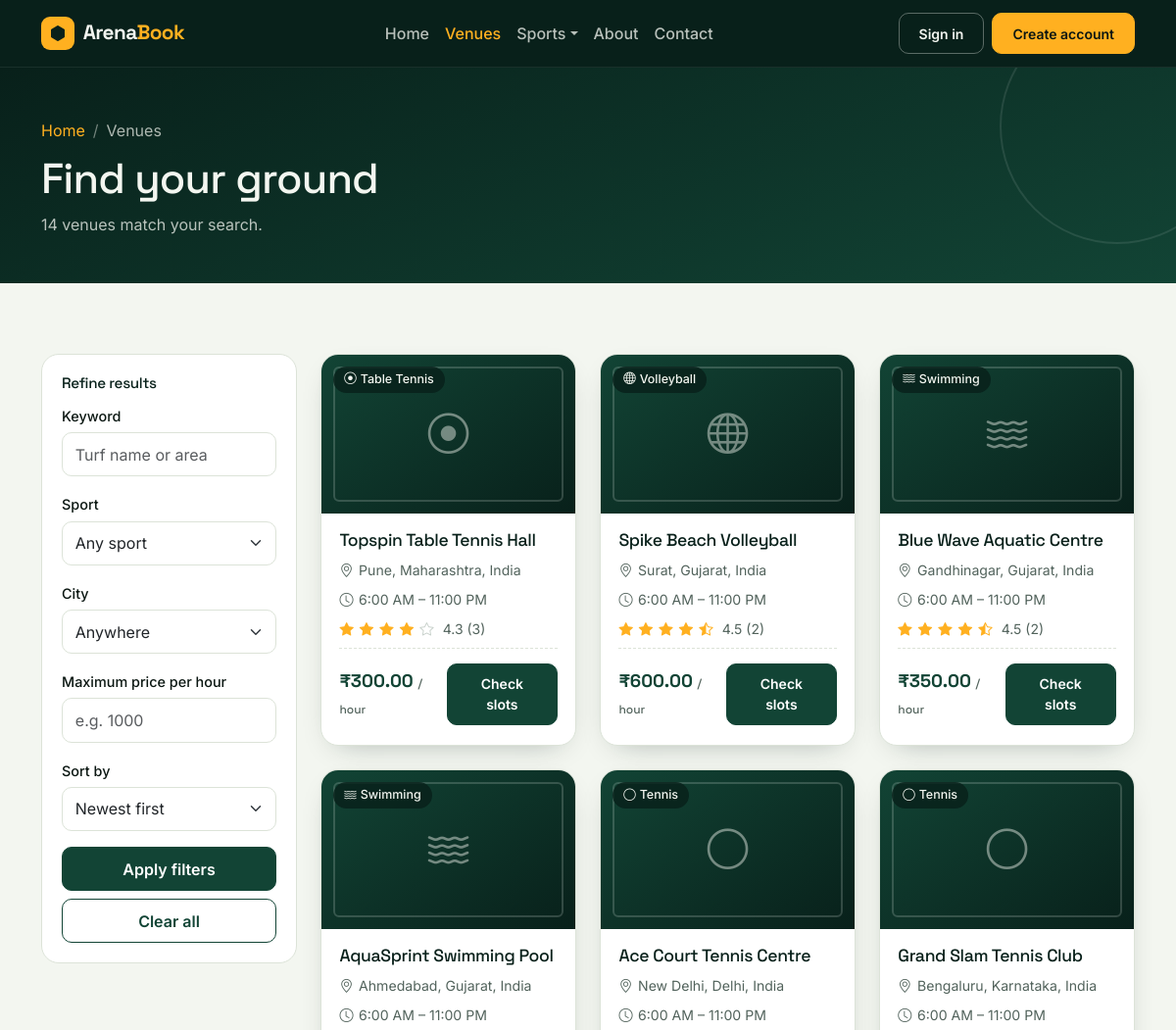
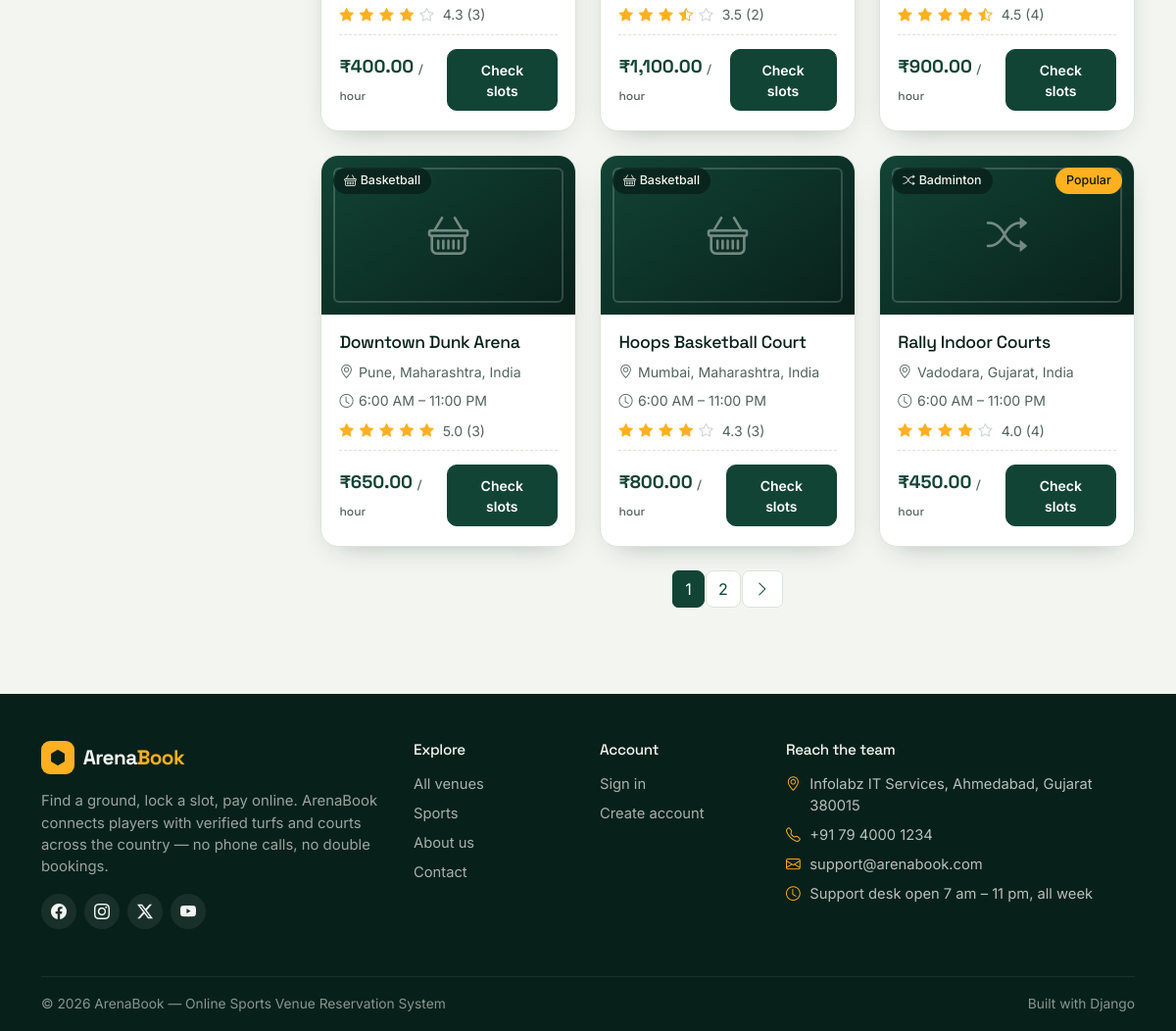
Screenshot of /venues/ with the database file from the repository (2 pictures, top to bottom).
### arena/models.py (models this page shows, shortened)
class Turf(models.Model):
    turf_name = models.CharField(max_length=150)
    description = models.TextField(blank=True)
    category = models.ForeignKey(
        SportCategory, on_delete=models.CASCADE, related_name="turfs"
    )
    address = models.TextField()
    city = models.ForeignKey(City, on_delete=models.SET_NULL, null=True, blank=True)
    state = models.ForeignKey(State, on_delete=models.SET_NULL, null=True, blank=True)
    country = models.ForeignKey(Country, on_delete=models.SET_NULL, null=True, blank=True)
    price_per_hour = models.DecimalField(max_digits=10, decimal_places=2)
    open_time = models.TimeField(default=time(6, 0))
    close_time = models.TimeField(default=time(23, 0))
    image = models.ImageField(upload_to="turfs/", blank=True, null=True)
    created_at = models.DateTimeField(auto_now_add=True)
    capacity = models.PositiveIntegerField(default=10)
    amenities = models.CharField(
        max_length=255,
        blank=True,
        help_text="Comma separated, e.g. Parking, Floodlights, Washroom",
    )
    is_featured = models.BooleanField(default=False)
    is_active = models.BooleanField(default=True)
    class Meta:
        ordering = ["-created_at"]
    def get_absolute_url(self):
        return reverse("turf_detail", args=[self.pk])
    @property
    def location(self):
        bits = [b.name for b in (self.city, self.state, self.country) if b]
        return ", ".join(bits)
    @property
    def average_rating(self):
        result = self.reviews.aggregate(avg=models.Avg("rating"))["avg"]
        return round(result, 1) if result else 0
    @property
    def review_count(self):
        return self.reviews.count()
    @property
    def rating_stars(self):
        avg = self.average_rating
        stars = []
        for i in range(1, 6):
            if avg >= i:
                stars.append("full")
            elif avg >= i - 0.5:
                stars.append("half")
            else:
                stars.append("empty")
        return stars

class SportCategory(models.Model):
    category_name = models.CharField(max_length=100, unique=True)
    description = models.TextField(blank=True)
    image = models.ImageField(upload_to="categories/", blank=True, null=True)
    icon = models.CharField(
        max_length=50,
        default="bi-trophy",
        help_text="Bootstrap icon class, e.g. bi-dribbble",
    )
    slug = models.SlugField(max_length=120, unique=True, blank=True)
    class Meta:
        verbose_name = "Sport category"
        verbose_name_plural = "Sport categories"
        ordering = ["category_name"]

class City(models.Model):
    state = models.ForeignKey(State, on_delete=models.CASCADE, related_name="cities")
    name = models.CharField(max_length=80)
    class Meta:
        verbose_name_plural = "Cities"
        ordering = ["name"]
        unique_together = ("state", "name")

class State(models.Model):
    country = models.ForeignKey(Country, on_delete=models.CASCADE, related_name="states")
    name = models.CharField(max_length=80)
    class Meta:
        ordering = ["name"]
        unique_together = ("country", "name")

class Country(models.Model):
    name = models.CharField(max_length=80, unique=True)
    class Meta:
        verbose_name_plural = "Countries"
        ordering = ["name"]

### arena/views.py (the view, shortened to what this page needs)
# urls.py: path("venues/", views.turf_list, name="turf_list"),
def turf_list(request):
    turfs = (
        Turf.objects.filter(is_active=True)
        .select_related("category", "city", "state")
        .annotate(avg_rating=Avg("reviews__rating"), total_reviews=Count("reviews"))
    )
    q = request.GET.get("q", "").strip()
    category = request.GET.get("category", "")
    city = request.GET.get("city", "")
    max_price = request.GET.get("max_price", "")
    sort = request.GET.get("sort", "newest")
    if category.isdigit():
        turfs = turfs.filter(category_id=int(category))
    if city.isdigit():
        turfs = turfs.filter(city_id=int(city))
    if max_price.replace(".", "", 1).isdigit():
        turfs = turfs.filter(price_per_hour__lte=Decimal(max_price))
    sort_map = {
        "newest": "-created_at",
        "price_low": "price_per_hour",
        "price_high": "-price_per_hour",
        "rating": "-avg_rating",
        "name": "turf_name",
    }
    turfs = turfs.order_by(sort_map.get(sort, "-created_at"))
    paginator = Paginator(turfs, 9)
    page_obj = paginator.get_page(request.GET.get("page"))
    context = {
        "page_obj": page_obj,
        "turfs": page_obj.object_list,
        "categories": SportCategory.objects.all(),
        "cities": City.objects.filter(turf__isnull=False).distinct(),
        "q": q,
        "selected_category": category,
        "selected_city": city,
        "max_price": max_price,
        "sort": sort,
        "total_results": paginator.count,
    }
    return render(request, "pages/turf_list.html", context)

### arena/context_processors.py (called while the page is built)
def site_context(request):
    unread = 0
    if request.user.is_authenticated and request.user.is_staff:
        unread = ContactUs.objects.filter(is_read=False).count()
    return {
        "SITE_NAME": "ArenaBook",
        "SITE_TAGLINE": "Book your game. Own the ground.",
        "nav_categories": SportCategory.objects.all()[:8],
        "unread_messages": unread,
    }

### arena/templatetags/arena_extras.py (called while the page is built)
@register.filter
def money(value):
    try:
        value = float(value)
    except (TypeError, ValueError):
        return value
    return f"{value:,.2f}"

@register.simple_tag(takes_context=True)
def query_replace(context, **kwargs):
    query = context["request"].GET.copy()
    for key, value in kwargs.items():
        if value is None or value == "":
            query.pop(key, None)
        else:
            query[key] = value
    return query.urlencode()

### templates/pages/turf_list.html (shortened to what this page needs)
{% extends 'base.html' %}
{% load arena_extras %}
{% block content %}
<section class="page-head">
    <div class="container">
        <nav aria-label="breadcrumb">
            <ol class="breadcrumb">
                <li class="breadcrumb-item"><a href="{% url 'home' %}">Home</a></li>
                <li class="breadcrumb-item active">Venues</li>
            </ol>
        </nav>
        <h1>Find your ground</h1>
        <p>{{ total_results }} venue{{ total_results|pluralize }} match your search.</p>
    </div>
</section>
<section class="section">
    <div class="container">
        <div class="row g-4">
            <div class="col-lg-3">
                <form method="get" class="filter-card">
                    <h6>Refine results</h6>
                    <div class="mb-3">
                        <label class="form-label" for="q">Keyword</label>
                        <input type="text" id="q" name="q" value="{{ q }}" class="form-control" placeholder="Turf name or area">
                    </div>
                    <div class="mb-3">
                        <label class="form-label" for="category">Sport</label>
                        <select id="category" name="category" class="form-select">
                            <option value="">Any sport</option>
                        </select>
                    </div>
                    <div class="mb-3">
                        <label class="form-label" for="city">City</label>
                        <select id="city" name="city" class="form-select">
                            <option value="">Anywhere</option>
                        </select>
                    </div>
                    <div class="mb-3">
                        <label class="form-label" for="max_price">Maximum price per hour</label>
                        <input type="number" id="max_price" name="max_price" value="{{ max_price }}" class="form-control" min="0" step="50" placeholder="e.g. 1000">
                    </div>
                    <div class="mb-3">
                        <label class="form-label" for="sort">Sort by</label>
                        <select id="sort" name="sort" class="form-select">
                            <option value="newest" {% if sort == 'newest' %}selected{% endif %}>Newest first</option>
                        </select>
                    </div>
                    <button class="btn btn-pitch w-100 mb-2">Apply filters</button>
                    <a href="{% url 'turf_list' %}" class="btn btn-outline-pitch w-100">Clear all</a>
                </form>
            </div>
            <div class="col-lg-9">
                {% if turfs %}
                <div class="row g-4">
                    {% for turf in turfs %}
                    <div class="col-md-6 col-xl-4">
                        {% include 'partials/venue_card.html' with turf=turf %}
                    </div>
                    {% endfor %}
                </div>
                {% if page_obj.has_other_pages %}
                <nav class="mt-4">
                    <ul class="pagination justify-content-center">
                        {% for num in page_obj.paginator.page_range %}
                            {% if num == page_obj.number %}
                            <li class="page-item active"><span class="page-link">{{ num }}</span></li>
                            {% elif num > page_obj.number|add:'-3' and num < page_obj.number|add:'3' %}
                            <li class="page-item"><a class="page-link" href="?{% query_replace page=num %}">{{ num }}</a></li>
                            {% endif %}
                        {% endfor %}
                        {% if page_obj.has_next %}
                        <li class="page-item"><a class="page-link" href="?{% query_replace page=page_obj.next_page_number %}"><i class="bi bi-chevron-right"></i></a></li>
                        {% endif %}
                    </ul>
                </nav>
                {% endif %}
                {% endif %}
            </div>
        </div>
    </div>
</section>
{% endblock %}

### templates/partials/venue_card.html
{% load arena_extras %}
<article class="card-chalk venue-card">
    <div class="venue-thumb">
        {% if turf.image %}
        <img src="{{ turf.image.url }}" alt="{{ turf.turf_name }}">
        {% else %}
        <i class="bi {{ turf.category.icon }} placeholder-icon"></i>
        <span class="thumb-lines"></span>
        {% endif %}
        <span class="venue-badge"><i class="bi {{ turf.category.icon }} me-1"></i>{{ turf.category.category_name }}</span>
        {% if turf.is_featured %}<span class="venue-badge venue-badge--amber">Popular</span>{% endif %}
    </div>
    <div class="venue-body">
        <h3 class="venue-title"><a href="{{ turf.get_absolute_url }}">{{ turf.turf_name }}</a></h3>
        <div class="venue-meta"><i class="bi bi-geo-alt"></i>{{ turf.location|default:"Location not set" }}</div>
        <div class="venue-meta">
            <i class="bi bi-clock"></i>{{ turf.open_time|time:"g:i A" }} – {{ turf.close_time|time:"g:i A" }}
        </div>
        <div class="d-flex align-items-center gap-2">
            <span class="stars">
                {% for star in turf.rating_stars %}
                    {% if star == 'full' %}<i class="bi bi-star-fill"></i>
                    {% elif star == 'half' %}<i class="bi bi-star-half"></i>
                    {% else %}<i class="bi bi-star"></i>{% endif %}
                {% endfor %}
            </span>
            <span class="small text-muted-soft">{{ turf.average_rating }} ({{ turf.review_count }})</span>
        </div>
        <div class="venue-foot">
            <span class="price-tag">₹{{ turf.price_per_hour|money }} <small>/ hour</small></span>
            <a href="{{ turf.get_absolute_url }}" class="btn btn-pitch btn-sm">Check slots</a>
        </div>
    </div>
</article>

### static/css/style.css (style rules this page uses)
:root { --pitch-900: #08201A; --pitch-800: #0D2E24; --pitch-700: #124435; --pitch-500: #1D7A56; --pitch-300: #4FBF8B; --chalk: #F3F6F0; --chalk-line: #DCE3D8; --paper: #FFFFFF; --amber: #FFB020; --amber-dark: #E0940A; --clay: #C96A3E; --ink: #0B1712; --ink-soft: #52635C; --radius: 10px; --radius-lg: 18px; --shadow-soft: 0 10px 30px -18px rgba(8, 32, 26, .45); --shadow-lift: 0 22px 44px -26px rgba(8, 32, 26, .55); --font-display: 'Space Grotesk', 'Segoe UI', sans-serif; --font-body: 'Inter', 'Segoe UI', sans-serif; }
* { box-sizing: border-box; }
body { font-family: var(--font-body); background: var(--chalk); color: var(--ink); display: flex; flex-direction: column; min-height: 100vh; -webkit-font-smoothing: antialiased; }
h1, h2, h3, h4, h5, h6, .display-font { font-family: var(--font-display); letter-spacing: -.02em; color: var(--pitch-900); }
a { text-decoration: none; }
.btn { font-weight: 600; border-radius: var(--radius); padding: .6rem 1.25rem; }
.btn-pitch { background: var(--pitch-700); border: 1px solid var(--pitch-700); color: #fff; }
.btn-outline-pitch { border: 1px solid var(--pitch-700); color: var(--pitch-700); background: transparent; }
.text-muted-soft { color: var(--ink-soft) !important; }
.section { padding: 4.5rem 0; }
.page-head { background: linear-gradient(160deg, var(--pitch-900), var(--pitch-700)); color: var(--chalk); padding: 3.25rem 0 3rem; position: relative; overflow: hidden; }
.page-head::after { content: ""; position: absolute; right: -60px; top: -60px; width: 240px; height: 240px; border: 2px solid rgba(243, 246, 240, .1); border-radius: 50%; }
.page-head h1 { color: var(--chalk); font-size: clamp(1.9rem, 4vw, 2.7rem); }
.page-head p { color: rgba(243, 246, 240, .75); margin: .5rem 0 0; }
.page-head .breadcrumb { margin: 0 0 .75rem; }
.page-head .breadcrumb a { color: var(--amber); }
.page-head .breadcrumb-item + .breadcrumb-item::before { color: rgba(243, 246, 240, .45); }
.page-head .breadcrumb-item.active { color: rgba(243, 246, 240, .7); }
.card-chalk { background: var(--paper); border: 1px solid var(--chalk-line); border-radius: var(--radius-lg); box-shadow: var(--shadow-soft); overflow: hidden; height: 100%; }
.venue-card { display: flex; flex-direction: column; transition: box-shadow .2s ease, transform .2s ease; }
.venue-thumb { position: relative; aspect-ratio: 16 / 10; background: linear-gradient(145deg, var(--pitch-700), var(--pitch-900)); display: grid; place-items: center; overflow: hidden; }
.venue-thumb .placeholder-icon { font-size: 2.6rem; color: rgba(243, 246, 240, .45); }
.venue-thumb .thumb-lines { position: absolute; inset: 12px; border: 2px solid rgba(243, 246, 240, .18); border-radius: 6px; pointer-events: none; }
.venue-badge { position: absolute; top: 12px; left: 12px; background: rgba(8, 32, 26, .82); color: var(--chalk); border-radius: 30px; padding: .25rem .7rem; font-size: .78rem; font-weight: 500; z-index: 2; }
.venue-badge--amber { background: var(--amber); color: var(--ink); left: auto; right: 12px; }
.venue-body { padding: 1.1rem 1.15rem 1.25rem; display: flex; flex-direction: column; gap: .55rem; flex: 1; }
.venue-title { font-size: 1.1rem; margin: 0; }
.venue-title a { color: var(--pitch-900); }
.venue-meta { color: var(--ink-soft); font-size: .88rem; display: flex; align-items: center; gap: .35rem; }
.venue-foot { margin-top: auto; padding-top: .9rem; border-top: 1px dashed var(--chalk-line); display: flex; align-items: center; justify-content: space-between; gap: .5rem; }
.price-tag { font-family: var(--font-display); font-weight: 700; font-size: 1.15rem; color: var(--pitch-700); }
.price-tag small { font-weight: 500; font-size: .75rem; color: var(--ink-soft); }
.stars { color: var(--amber); font-size: .9rem; letter-spacing: 1px; }
.stars .bi-star { color: #C9D2CC; }
.filter-card { background: var(--paper); border: 1px solid var(--chalk-line); border-radius: var(--radius-lg); padding: 1.25rem; position: sticky; top: 92px; }
.filter-card h6 { font-size: .95rem; margin-bottom: .75rem; }
.form-control, .form-select { border-radius: var(--radius); border: 1px solid var(--chalk-line); padding: .6rem .8rem; }
.form-label { font-weight: 500; font-size: .9rem; margin-bottom: .35rem; }
.pagination .page-link { color: var(--pitch-700); border-color: var(--chalk-line); border-radius: 8px; margin: 0 2px; }
.pagination .active .page-link { background: var(--pitch-700); border-color: var(--pitch-700); color: #fff; }

### rows the page displays
Turf: category.category_name "Table Tennis", turf_name "Topspin Table Tennis Hall", location "Pune, Maharashtra, India", open_time "6:00 AM", close_time "11:00 PM", average_rating "4.3", review_count "3", price_per_hour "300.00"
Turf: category.category_name "Volleyball", turf_name "Spike Beach Volleyball", location "Surat, Gujarat, India", open_time "6:00 AM", close_time "11:00 PM", average_rating "4.5", review_count "2", price_per_hour "600.00"
Turf: category.category_name "Swimming", turf_name "Blue Wave Aquatic Centre", location "Gandhinagar, Gujarat, India", open_time "6:00 AM", close_time "11:00 PM", average_rating "4.5", review_count "2", price_per_hour "350.00"
Turf: category.category_name "Swimming", turf_name "AquaSprint Swimming Pool", location "Ahmedabad, Gujarat, India", open_time "6:00 AM", close_time "11:00 PM", average_rating "4.3", review_count "3", price_per_hour "400.00"
Turf: category.category_name "Tennis", turf_name "Ace Court Tennis Centre", location "New Delhi, Delhi, India", open_time "6:00 AM", close_time "11:00 PM", average_rating "3.5", review_count "2", price_per_hour "1,100.00"
Turf: category.category_name "Tennis", turf_name "Grand Slam Tennis Club", location "Bengaluru, Karnataka, India", open_time "6:00 AM", close_time "11:00 PM", average_rating "4.5", review_count "4", price_per_hour "900.00"
Turf: category.category_name "Basketball", turf_name "Downtown Dunk Arena", location "Pune, Maharashtra, India", open_time "6:00 AM", close_time "11:00 PM", average_rating "5.0", review_count "3", price_per_hour "650.00"
Turf: category.category_name "Basketball", turf_name "Hoops Basketball Court", location "Mumbai, Maharashtra, India", open_time "6:00 AM", close_time "11:00 PM", average_rating "4.3", review_count "3", price_per_hour "800.00"
Turf: category.category_name "Badminton", is_featured "Popular", turf_name "Rally Indoor Courts", location "Vadodara, Gujarat, India", open_time "6:00 AM", close_time "11:00 PM", average_rating "4.0", review_count "4", price_per_hour "450.00"

### other values shown
{{ total_results }} "14"
{{ num }} "1"
{{ num }} "2"
